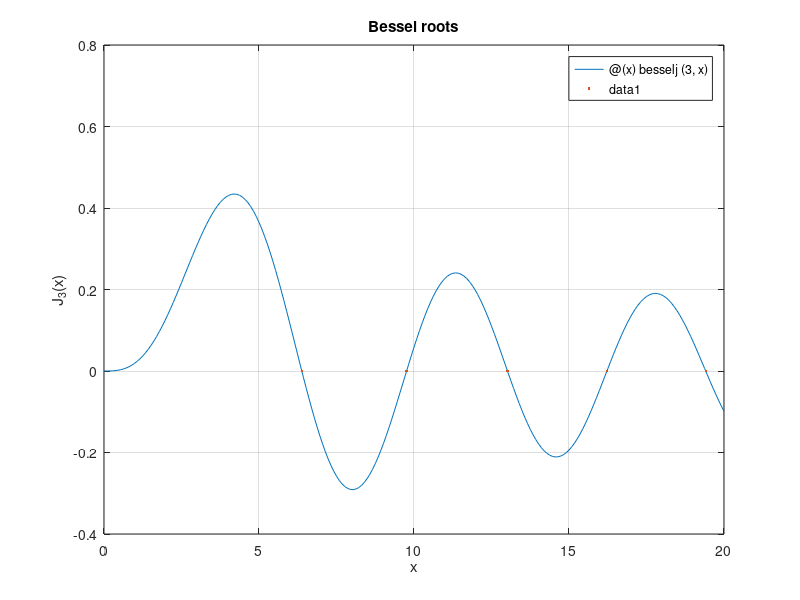

The MATLAB script that drew this image:
%%
%%
% In the theory of vibrations of a circular drum, the displacement of the drumhead can
% be expressed in terms of pure harmonic modes,
%
% $$J_m(\omega_{k,m} r) \cos(m\theta) \cos(c \omega_{k,m} t),$$
%
% where $(r,\theta)$ are polar coordinates, $0\le r\le 1$, $t$ is time, $m$
% is a positive integer, $c$ is a material parameter, and $J_m$ is
% a _Bessel function of the first kind_. The quantity $\omega_{k,m}$ is a
% resonant frequency and is a positive root of the equation
% 
% $$J_m(\omega_{k,m}) = 0,$$
%
% which states that the drumhead is clamped around the rim. Tabulating
% approximations to the zeros of Bessel functions has occupied countless
% mathematician-hours throughout the centuries. 

%% 
% Too bad they didn't have MATLAB back in the day. Bessel functions are
% built in.

%%
J3 = @(x) besselj(3,x);
fplot(J3,[0 20]), grid on
xlabel('x'), ylabel('J_3(x)')    % ignore this line
title('Bessel function')     % ignore this line

%%
% From the graph we see roots near 6, 10, 13, 16, and 19. We use |fzero| to
% find these roots accurately.
omega = [];
for guess = [6,10,13,16,19]
    omega = [omega;fzero(J3,guess)];
end
omega

%%
hold on, plot(omega,J3(omega),'.')
title('Bessel roots')    % ignore this line
